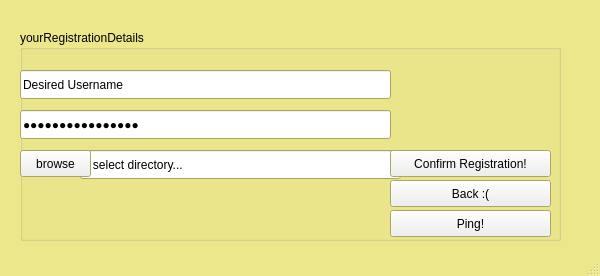
<?xml version="1.0" encoding="UTF-8"?>
<ui version="4.0">
 <class>RegisterPage</class>
 <widget class="QMainWindow" name="RegisterPage">
  <property name="geometry">
   <rect>
    <x>0</x>
    <y>0</y>
    <width>600</width>
    <height>276</height>
   </rect>
  </property>
  <property name="palette">
   <palette>
    <active>
     <colorrole role="Base">
      <brush brushstyle="SolidPattern">
       <color alpha="255">
        <red>255</red>
        <green>255</green>
        <blue>255</blue>
       </color>
      </brush>
     </colorrole>
     <colorrole role="Window">
      <brush brushstyle="SolidPattern">
       <color alpha="255">
        <red>237</red>
        <green>231</green>
        <blue>140</blue>
       </color>
      </brush>
     </colorrole>
    </active>
    <inactive>
     <colorrole role="Base">
      <brush brushstyle="SolidPattern">
       <color alpha="255">
        <red>255</red>
        <green>255</green>
        <blue>255</blue>
       </color>
      </brush>
     </colorrole>
     <colorrole role="Window">
      <brush brushstyle="SolidPattern">
       <color alpha="255">
        <red>237</red>
        <green>231</green>
        <blue>140</blue>
       </color>
      </brush>
     </colorrole>
    </inactive>
    <disabled>
     <colorrole role="Base">
      <brush brushstyle="SolidPattern">
       <color alpha="255">
        <red>237</red>
        <green>231</green>
        <blue>140</blue>
       </color>
      </brush>
     </colorrole>
     <colorrole role="Window">
      <brush brushstyle="SolidPattern">
       <color alpha="255">
        <red>237</red>
        <green>231</green>
        <blue>140</blue>
       </color>
      </brush>
     </colorrole>
    </disabled>
   </palette>
  </property>
  <property name="windowTitle">
   <string>Registration Page</string>
  </property>
  <widget class="QWidget" name="centralwidget">
   <widget class="QGroupBox" name="groupBox">
    <property name="geometry">
     <rect>
      <x>20</x>
      <y>30</y>
      <width>541</width>
      <height>211</height>
     </rect>
    </property>
    <property name="title">
     <string>yourRegistrationDetails</string>
    </property>
    <widget class="QPushButton" name="btn_registerConfirm">
     <property name="geometry">
      <rect>
       <x>370</x>
       <y>120</y>
       <width>161</width>
       <height>27</height>
      </rect>
     </property>
     <property name="text">
      <string>Confirm Registration!</string>
     </property>
    </widget>
    <widget class="QPushButton" name="btn_back">
     <property name="geometry">
      <rect>
       <x>370</x>
       <y>150</y>
       <width>161</width>
       <height>27</height>
      </rect>
     </property>
     <property name="text">
      <string>Back :(</string>
     </property>
    </widget>
    <widget class="QLineEdit" name="txt_clientDirectory">
     <property name="geometry">
      <rect>
       <x>60</x>
       <y>120</y>
       <width>321</width>
       <height>29</height>
      </rect>
     </property>
     <property name="text">
      <string>   select directory...</string>
     </property>
    </widget>
    <widget class="QLineEdit" name="txt_password">
     <property name="geometry">
      <rect>
       <x>0</x>
       <y>80</y>
       <width>371</width>
       <height>29</height>
      </rect>
     </property>
     <property name="text">
      <string>Desired Password</string>
     </property>
     <property name="echoMode">
      <enum>QLineEdit::Password</enum>
     </property>
    </widget>
    <widget class="QLineEdit" name="txt_username">
     <property name="geometry">
      <rect>
       <x>0</x>
       <y>40</y>
       <width>371</width>
       <height>29</height>
      </rect>
     </property>
     <property name="text">
      <string>Desired Username</string>
     </property>
    </widget>
    <widget class="QPushButton" name="btn_ping">
     <property name="geometry">
      <rect>
       <x>370</x>
       <y>180</y>
       <width>161</width>
       <height>27</height>
      </rect>
     </property>
     <property name="text">
      <string>Ping!</string>
     </property>
    </widget>
    <widget class="QPushButton" name="btn_browse">
     <property name="geometry">
      <rect>
       <x>0</x>
       <y>120</y>
       <width>71</width>
       <height>27</height>
      </rect>
     </property>
     <property name="text">
      <string>browse</string>
     </property>
    </widget>
    <zorder>txt_clientDirectory</zorder>
    <zorder>btn_registerConfirm</zorder>
    <zorder>btn_back</zorder>
    <zorder>txt_password</zorder>
    <zorder>txt_username</zorder>
    <zorder>btn_ping</zorder>
    <zorder>btn_browse</zorder>
   </widget>
  </widget>
  <widget class="QStatusBar" name="statusbar"/>
 </widget>
 <resources/>
 <connections/>
</ui>
